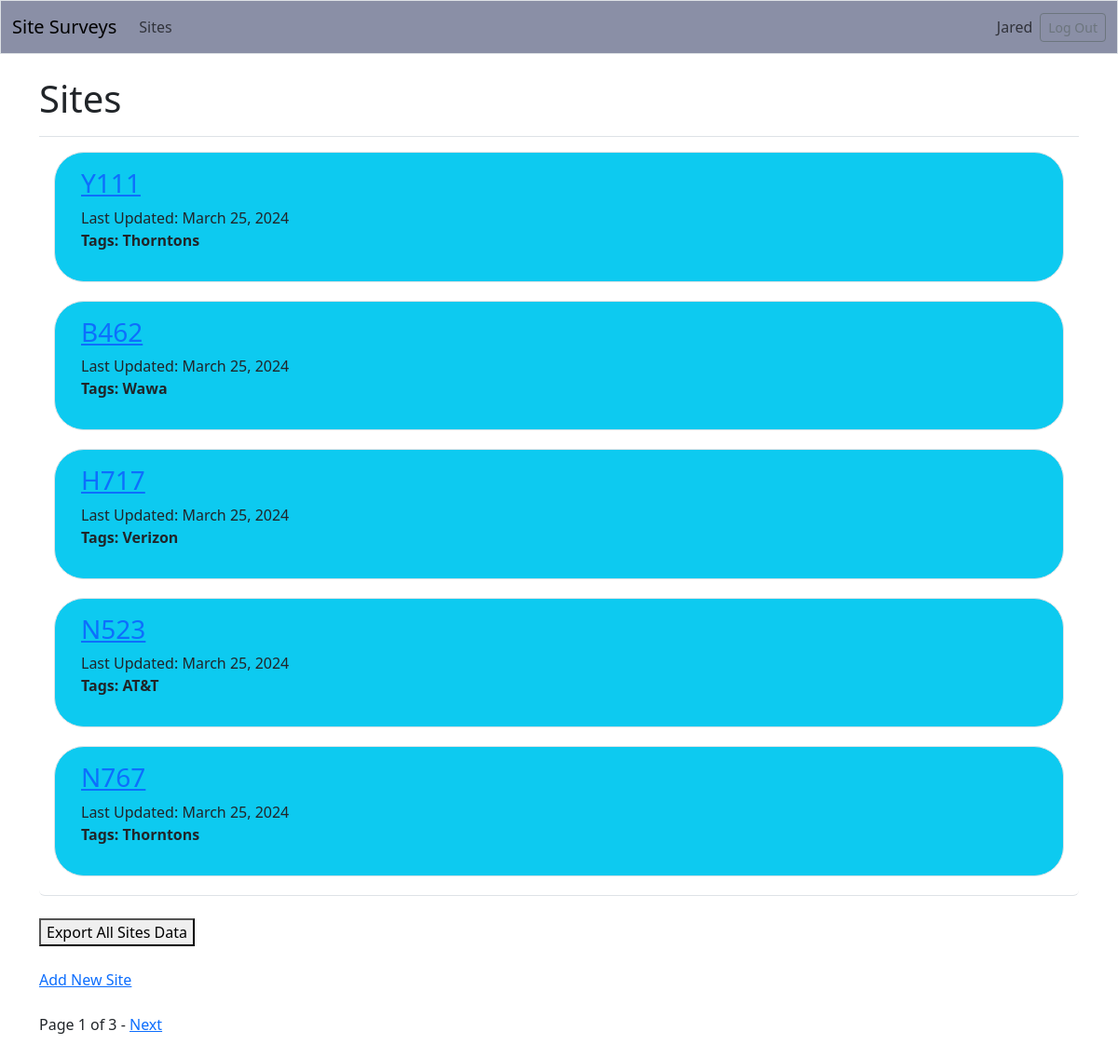
/sites/ (signed in), run on an earlier commit of the app's database.
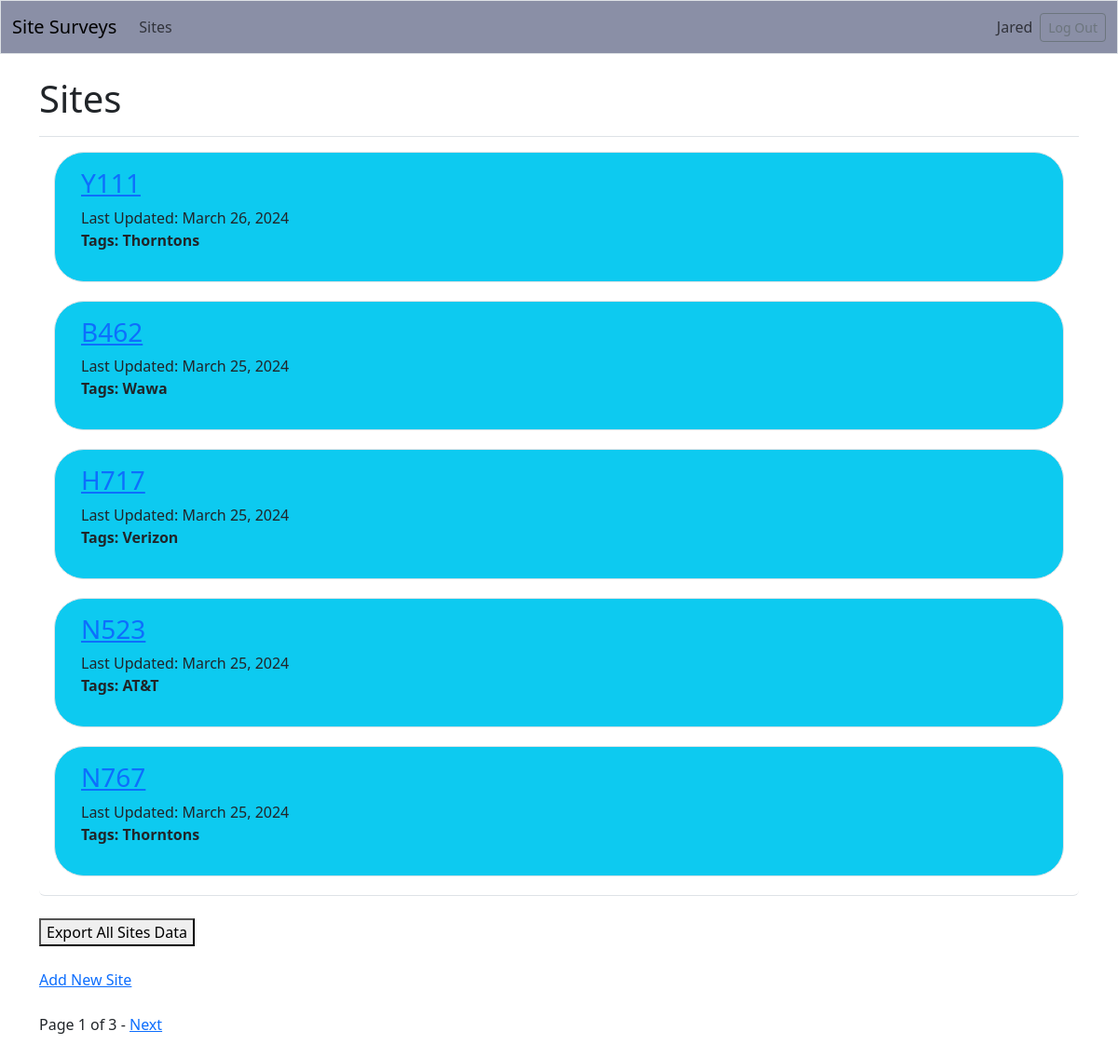
And on a later commit of the database.
### site_surveys/models.py (models this page shows, shortened)
class Site(models.Model):
    title = models.CharField(
        max_length=4,
    )
    slug = models.SlugField(max_length=250)
    date_added = models.DateField(auto_now_add=True)
    updated = models.DateField(auto_now=True)
    owner = models.ForeignKey(User, on_delete=models.CASCADE)
    text = models.TextField()
    address = models.CharField(max_length=100)
    first_name = models.CharField(max_length=100)
    last_name = models.CharField(max_length=100)
    email = models.EmailField()
    age = models.IntegerField()
    SITE_TYPES = [
        ("Wawa", "Wawa"),
        ("Sheetz", "Sheetz"),
        ("Thorntons", "Thorntons"),
        ("AT&T", "AT&T"),
        ("Verizon", "Verizon")
    ]
    site_type = models.CharField(
        choices=SITE_TYPES,
        max_length=100
    )
    tags = TaggableManager()
    class Meta:
        ordering = ['-title']

### site_surveys/views.py (the view)
# urls.py: path("sites/", views.sites, name="sites"),
@login_required
def sites(request):
    sites = Site.objects.order_by("date_added")
    paginator = Paginator(sites, 5)
    page_number = request.GET.get("page", 1)
    try:
        site = paginator.page(page_number)
    except PageNotAnInteger:
        site = paginator.page(1)
    except EmptyPage:
        site = paginator.page(paginator.num_pages)
    context = {"sites": site}
    return render(request, "site_surveys/sites.html", context)

### site_surveys/templates/site_surveys/sites.html (shortened to what this page needs)
<!DOCTYPE html>
<html lang="en">
<head>
</head>
<body>
    {% extends "site_surveys/base.html" %}
    {% block page_header %}
        <h1>Sites</h1>
    {% endblock page_header %}
    {% block content %}
        <ul class="list-group border-bottom pb-2 mb-4">
            {% for site in sites %}
                <li class="list-group-item border-0">
                    <div class="p-3 mb-1 bg-info text-bg-body border rounded-5">
                        <div class="container">
                            <a href="{% url 'site_surveys:site' site.id %}"><h3>{{ site.title.upper }}</h3></a>
                            <div>Last Updated: {{ site.updated }}</div>
                            <p class="tags"><strong>Tags: {{ site.tags.all|join:", " }}</strong></p>
                        </div>
                    </div>
                </li>
            {% empty %}
                <li class="list-group-item border-0">No sites have been added yet.</li>
            {% endfor %}
        </ul>
        <div><a href="{% url 'site_surveys:export_all_sites' %}">
            <button type="button" class="button">Export All Sites Data</button></a></div>
        <br><a href="{% url 'site_surveys:new_site' %}">Add New Site</a>
    {% include "site_surveys/pagination.html" with page=sites %}
        <br>
    {% endblock content %}

What changed in the data, as far as the page shows it:
changed Site: updated "March 25, 2024" → "March 26, 2024"
